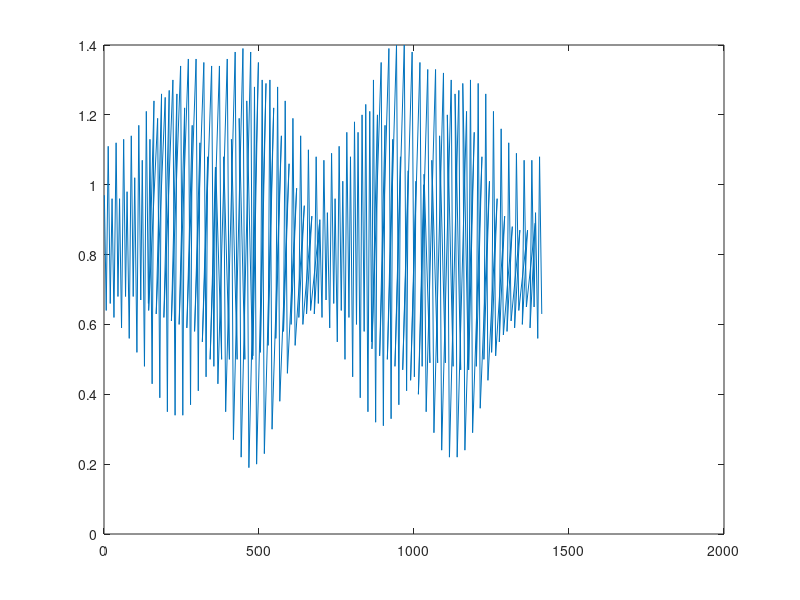

The MATLAB source for this figure:
disp("Running...")
clear;

puntos_horarios = [1.19,7.19,13.57,20.12,26.0,32.11,39.04,45.02,50.17,56.57,63.41,69.46,74.4,81.38,88.0,94.23,99.09,106.15,112.2,118.57,123.43,130.5,136.48,143.3,148.2,155.26,161.21,144.02,173.0,180.03,185.58,168.34,197.41,204.44,210.38,193.09,222.26,229.29,235.21,217.47,247.13,254.19,260.07,242.29,272.05,279.15,284.55,267.19,297.01,304.18,309.48,292.16,322.05,329.27,334.46,317.22,347.16,354.38,359.5,342.32,372.36,379.46,360.58,367.4,397.58,404.49,386.04,392.44,423.13,429.45,411.05,417.44,448.19,454.36,436.01,442.41,473.16,479.24,460.52,467.35,498.08,480.09,485.4,492.28,522.55,504.53,510.27,517.2,547.4,529.37,535.14,542.12,572.23,554.21,560.01,567.04,597.03,579.07,584.5,591.59,621.4,603.55,609.4,616.54,646.16,628.46,634.35,641.51,670.52,653.4,659.35,666.47,695.31,678.34,684.38,691.38,696.14,703.25,709.31,716.24,720.59,728.11,734.1,741.04,745.43,752.54,758.47,765.4,770.26,777.35,783.24,790.14,795.08,802.15,808.03,814.47,819.51,826.56,832.44,839.21,844.36,851.4,857.26,863.56,869.21,876.26,882.09,864.34,894.09,901.16,906.55,889.15,919.0,926.11,931.42,914.01,943.55,951.1,956.32,938.55,968.55,976.13,981.26,963.56,994.0,1001.2,1006.25,989.04,1019.14,1026.27,1031.3,1014.14,1044.33,1051.3,1032.4,1039.23,1069.52,1076.28,1057.48,1064.28,1095.04,1101.21,1082.5,1089.29,1120.05,1126.1,1107.47,1114.27,1144.59,1150.57,1132.39,1139.22,1169.48,1175.41,1157.29,1164.15,1194.32,1176.24,1182.16,1189.06,1219.12,1201.06,1207.03,1213.57,1243.47,1225.49,1231.47,1238.47,1268.18,1250.33,1256.31,1263.37,1292.44,1275.18,1281.13,1288.28,1317.12,1300.04,1305.55,1313.18,1341.44,1324.52,1330.38,1338.07,1366.24,1349.42,1355.23,1362.52,1391.11,1374.32,1380.11,1387.35,1392.02,1399.2,1405.0,1412.15];
puntos_marea = [00.97,00.64,01.11,00.66,00.96,00.62,01.12,00.68,00.96,00.59,01.13,00.68,00.98,00.56,01.14,00.68,01.02,00.52,01.17,00.67,01.07,00.48,01.21,00.66,01.13,00.43,01.24,00.64,01.19,00.39,01.26,00.63,01.25,00.35,01.27,00.62,01.30,00.34,01.26,00.61,01.34,00.34,01.22,00.60,01.36,00.37,01.17,00.59,01.36,00.41,01.12,00.58,01.35,00.45,01.08,00.55,01.34,00.48,01.05,00.50,01.34,00.50,01.05,00.43,01.36,00.50,01.08,00.35,01.38,00.50,01.13,00.27,01.39,00.50,01.19,00.22,01.38,00.50,01.24,00.19,01.35,00.51,01.28,00.20,01.29,00.52,01.30,00.23,01.22,00.54,01.30,00.30,01.14,00.56,01.28,00.38,01.06,00.58,01.24,00.46,00.99,00.60,01.19,00.54,00.94,00.62,01.14,00.60,00.91,00.63,01.10,00.64,00.89,00.63,01.08,00.66,00.90,00.62,01.07,00.67,00.92,00.59,01.09,00.66,00.96,00.55,01.11,00.64,01.01,00.50,01.15,00.62,01.08,00.45,01.18,00.60,01.15,00.39,01.20,00.58,01.23,00.35,01.21,00.55,01.30,00.32,01.20,00.53,01.35,00.31,01.17,00.51,01.39,00.33,01.13,00.50,01.40,00.37,01.08,00.48,01.40,00.41,01.04,00.47,01.38,00.45,01.01,00.44,01.35,00.48,01.00,00.40,01.33,00.49,01.03,00.35,01.33,00.49,01.07,00.29,01.32,00.49,01.14,00.24,01.30,00.48,01.20,00.22,01.27,00.47,01.26,00.22,01.21,00.47,01.29,00.24,01.15,00.47,01.30,00.29,01.08,00.48,01.29,00.36,01.01,00.50,01.26,00.44,00.96,00.52,01.21,00.51,00.91,00.55,01.16,00.57,00.88,00.58,01.12,00.61,00.87,00.59,01.09,00.64,00.87,00.60,01.07,00.65,00.89,00.59,01.07,00.65,00.92,00.56,01.08,00.63];

plot(puntos_horarios, puntos_marea)
function x_sistema = minimos_cuadrados(x, y)
  phi_0 = ones(length(x), 1)';
  phi_1 = sin(2.*pi.*x./12.975);
  phi_2 = cos(2.*pi.*x./12.975);
  
  pi00 = phi_0 * phi_0';
  pi01 = phi_0 * phi_1';
  pi02 = phi_0 * phi_2';
  pi11 = phi_1 * phi_1';
  pi12 = phi_1 * phi_2';
  pi22 = phi_2 * phi_2';
  
  pif0 = phi_0 * y';
  pif1 = phi_1 * y';
  pif2 = phi_2 * y';
  
  A_sistema = [pi00, pi01, pi02; pi01, pi12, pi22; pi02, pi12, pi22]';
  b_sistema = [pif0, pif1, pif2]';
  
  x_sistema = A_sistema\b_sistema;
endfunction

function ECM = calcular_ECM(x, y, parametros)
  ECM = 0;
  for i = 1:size(y');
    ECM_i = (y(i) - aproximar_y(x, i, parametros) )^2;
    ECM = ECM + ECM_i;
  endfor
  ECM = sqrt(ECM/length(y) )
endfunction

function y = aproximar_y(x, i, parametros)
  a0 = parametros(1);
  a1 = parametros(2);
  a2 = parametros(3);
  y = a0 + a1*sin(2*pi*x(i)/12.975) + a2*cos(2*pi*x(i)/12.975);
endfunction

parametros = minimos_cuadrados(puntos_horarios, puntos_marea)
ECM = calcular_ECM(puntos_horarios, puntos_marea, parametros)